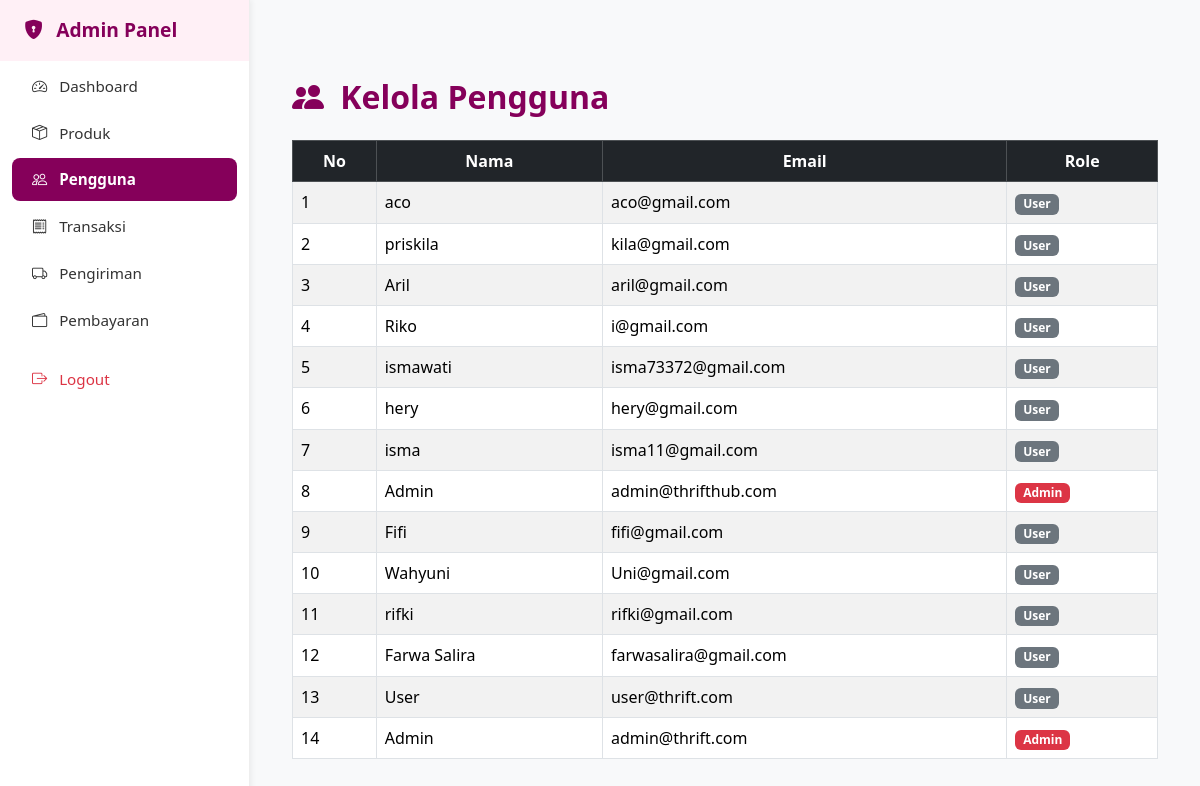
Screenshot of /middlewares/index.php?url=admin_user (signed in) with the database file from the repository.
### tables this page shows
CREATE TABLE `users` (
  `id` int(11) NOT NULL,
  `name` varchar(100) NOT NULL,
  `email` varchar(100) NOT NULL,
  `password` varchar(255) NOT NULL,
  `role` enum('admin','user') NOT NULL,
  `created_at` timestamp NOT NULL DEFAULT current_timestamp(),
  `is_seller` tinyint(1) DEFAULT 0,
  `nama_toko` varchar(100) DEFAULT NULL,
  `deskripsi_toko` text DEFAULT NULL,
  `telepon` varchar(20) DEFAULT NULL,
  `alamat_toko` varchar(100) DEFAULT NULL
);

### views/admin/admin_user.php (the view, shortened to what this page needs)
<?php
include 'config/database.php';
$users = $conn->query("SELECT * FROM users ORDER BY id DESC");
?>
<div class="container py-5">
  <h2 class="fw-bold mb-4" style="color: #85005A;"><i class="bi bi-people-fill me-2"></i> Kelola Pengguna</h2>
  <div class="table-responsive">
    <table class="table table-bordered table-striped">
      <thead class="table-dark text-center">
        <tr>
          <th>No</th>
          <th>Nama</th>
          <th>Email</th>
          <th>Role</th>
        </tr>
      </thead>
      <tbody>
        <?php $no = 1; while ($user = $users->fetch_assoc()): ?>
          <tr>
            <td><?= $no++ ?></td>
            <td><?= htmlspecialchars($user['name']) ?></td>
            <td><?= htmlspecialchars($user['email']) ?></td>
            <td><?= $user['role'] == 'admin' ? '<span class="badge bg-danger">Admin</span>' : '<span class="badge bg-secondary">User</span>' ?></td>
          </tr>
        <?php endwhile; ?>
      </tbody>
    </table>
  </div>
</div>
<?php
include __DIR__ . '/../layouts/admin_layout.php';
?>

### views/layouts/admin_layout.php (style rules this page uses)
body { font-family: 'Segoe UI', sans-serif; background-color: #f8f9fa; margin: 0; }

### rows the page displays
users: name "aco", email "aco@gmail.com", role "User"
users: name "priskila", email "kila@gmail.com", role "User"
users: name "Aril", email "aril@gmail.com", role "User"
users: name "Riko", email "i@gmail.com", role "User"
users: name "ismawati", email "isma73372@gmail.com", role "User"
users: name "hery", email "hery@gmail.com", role "User"
users: name "isma", email "isma11@gmail.com", role "User"
users: name "Admin", email "admin@thrifthub.com", role "Admin"
users: name "Fifi", email "fifi@gmail.com", role "User"
users: name "Wahyuni", email "Uni@gmail.com", role "User"
users: name "rifki", email "rifki@gmail.com", role "User"
users: name "Farwa Salira", email "farwasalira@gmail.com", role "User"
users: name "User", email "user@thrift.com", role "User"
users: name "Admin", email "admin@thrift.com", role "Admin"

### other values shown
$item['label'] "Dashboard"
$item['label'] "Produk"
$item['label'] "Pengguna"
$item['label'] "Transaksi"
$item['label'] "Pengiriman"
$item['label'] "Pembayaran"
